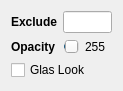
            <widget class="QWidget" name="argbSupport">
             <property name="geometry">
              <rect>
               <x>0</x>
               <y>0</y>
               <width>123</width>
               <height>84</height>
              </rect>
             </property>
             <attribute name="label">
              <string>Translucent Windows (Experimental!)</string>
             </attribute>
             <layout class="QGridLayout" name="gridLayout_31">
              <item row="0" column="0">
               <widget class="QLabel" name="label_39">
                <property name="font">
                 <font>
                  <weight>75</weight>
                  <bold>true</bold>
                 </font>
                </property>
                <property name="text">
                 <string>Exclude</string>
                </property>
               </widget>
              </item>
              <item row="0" column="1" colspan="3">
               <widget class="QLineEdit" name="argbBlacklist"/>
              </item>
              <item row="1" column="0">
               <widget class="QLabel" name="bgOpacityLabel">
                <property name="font">
                 <font>
                  <weight>75</weight>
                  <bold>true</bold>
                 </font>
                </property>
                <property name="text">
                 <string>Opacity</string>
                </property>
               </widget>
              </item>
              <item row="1" column="1">
               <widget class="QSlider" name="argbOpacity">
                <property name="maximum">
                 <number>255</number>
                </property>
                <property name="value">
                 <number>255</number>
                </property>
                <property name="orientation">
                 <enum>Qt::Horizontal</enum>
                </property>
               </widget>
              </item>
              <item row="1" column="2">
               <widget class="QLabel" name="bgOpacityNumber">
                <property name="text">
                 <string>255</string>
                </property>
               </widget>
              </item>
              <item row="2" column="0" colspan="4">
               <widget class="QCheckBox" name="argbGlassy">
                <property name="text">
                 <string>Glas Look</string>
                </property>
               </widget>
              </item>
             </layout>
            </widget>
